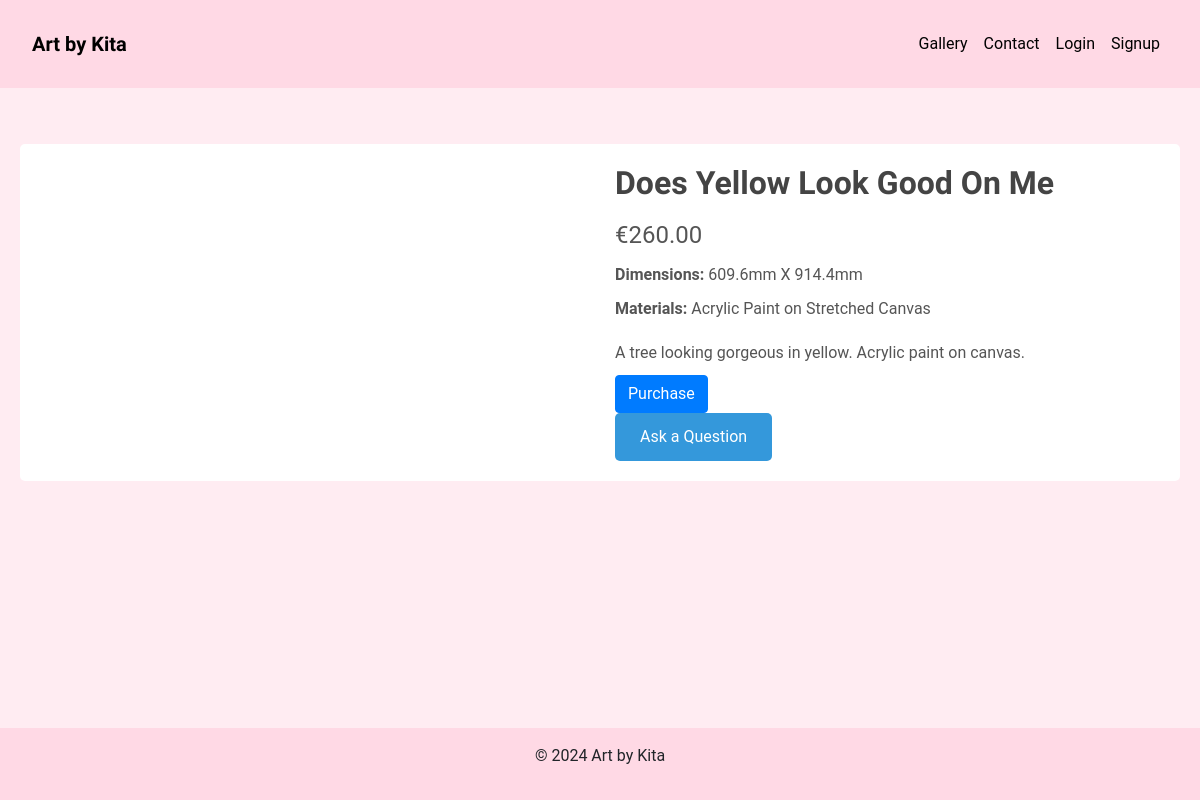
The app's page /gallery/4/ with its own data.
### gallery/models.py (models this page shows, shortened)
class Painting(models.Model):
    title = models.CharField(max_length=50)
    description = models.TextField()
    dimensions = models.CharField(max_length=50)
    materials = models.CharField(max_length=150)
    image = CloudinaryField('image', folder='paintings')
    price = models.DecimalField(max_digits=6, decimal_places=2)

### gallery/views.py (the view)
# urls.py: path('<int:pk>/', views.PaintingDetailView.as_view(), name='painting_detail'),
class PaintingDetailView(DetailView):
    model = Painting
    template_name = 'gallery/painting_detail.html'
    context_object_name = 'painting'

### home/context_processors.py (called while the page is built)
def current_year(request):
    return {
        'current_year': datetime.datetime.now().year
    }

### gallery/templates/gallery/painting_detail.html (shortened to what this page needs)
{% extends "base.html" %}
{% block content %}
<div class="product-page">
    <div class="product-details">
        <img src="{{ painting.image.url }}" alt="{{ painting.name }}">
        <div class="details">
            <h1>{{ painting.title }}</h1>
            <p class="price">€{{ painting.price }}</p>
            <p><strong>Dimensions:</strong> {{ painting.dimensions }}</p>
            <p><strong>Materials:</strong> {{ painting.materials }}</p>
            <p class="description">
                {{ painting.description }}
            </p>
            <form method="POST" action="{% url 'orders:create_order' painting.id %}">
                <button type="submit" class="btn btn-primary">Purchase</button>
            </form>
            <a href="{% url 'contact:contact' %}" class="contact-button">Ask a Question</a>
        </div>
    </div>
</div>
{% endblock %}

### static/css/main.css (style rules this page uses)
body { background-color: #ffecf2; font-family: "Roboto", sans-serif; }
a { text-decoration: none; color: #000; }
h1, h2, h3, h4, h5 { font-size: 5em; font-weight: 700; font-family: "Alex Brush", cursive; color: #000; margin-top: 0; margin-bottom: 0; }
.product-page { max-width: 1200px; margin: 40px auto; padding: 0 20px; }
.product-details { display: flex; flex-wrap: wrap; gap: 30px; background-color: #fff; padding: 20px; border-radius: 5px; }
.product-details img { flex: 1 1 400px; max-width: 100%; height: auto; border-radius: 5px; }
.details { flex: 1 1 400px; }
.details h1 { margin-bottom: 15px; font-size: 2em; color: #444; }
.price { font-size: 1.5em; color: #e67e22; margin-bottom: 15px; }
.details p { margin-bottom: 10px; color: #555; }
.description { margin: 20px 0; }
.purchase-button, .contact-button { display: inline-block; padding: 12px 25px; margin-right: 15px; border: none; border-radius: 5px; background-color: #e67e22; color: #fff; text-decoration: none; cursor: pointer; font-size: 1em; transition: background-color 0.2s; }
.contact-button { background-color: #3498db; }

### records on screen
Painting: title "Does Yellow Look Good On Me", price "260.00", dimensions "609.6mm X 914.4mm", materials "Acrylic Paint on Stretched Canvas", description "A tree looking gorgeous in yellow. Acrylic paint on canvas."
